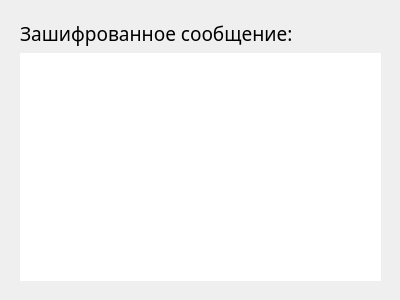
<?xml version="1.0" encoding="UTF-8"?>
<ui version="4.0">
 <class>ShowMessages</class>
 <widget class="QDialog" name="ShowMessages">
  <property name="geometry">
   <rect>
    <x>0</x>
    <y>0</y>
    <width>400</width>
    <height>300</height>
   </rect>
  </property>
  <property name="windowTitle">
   <string>Dialog</string>
  </property>
  <widget class="QWidget" name="verticalLayoutWidget">
   <property name="geometry">
    <rect>
     <x>20</x>
     <y>20</y>
     <width>361</width>
     <height>261</height>
    </rect>
   </property>
   <layout class="QVBoxLayout" name="verticalLayout">
    <item>
     <widget class="QLabel" name="label">
      <property name="font">
       <font>
        <family>PT Mono</family>
        <pointsize>14</pointsize>
       </font>
      </property>
      <property name="text">
       <string>Зашифрованное сообщение:</string>
      </property>
     </widget>
    </item>
    <item>
     <widget class="QPlainTextEdit" name="plainTextEdit">
      <property name="styleSheet">
       <string notr="true">border-radius: 8px;</string>
      </property>
     </widget>
    </item>
   </layout>
  </widget>
 </widget>
 <resources/>
 <connections/>
</ui>
